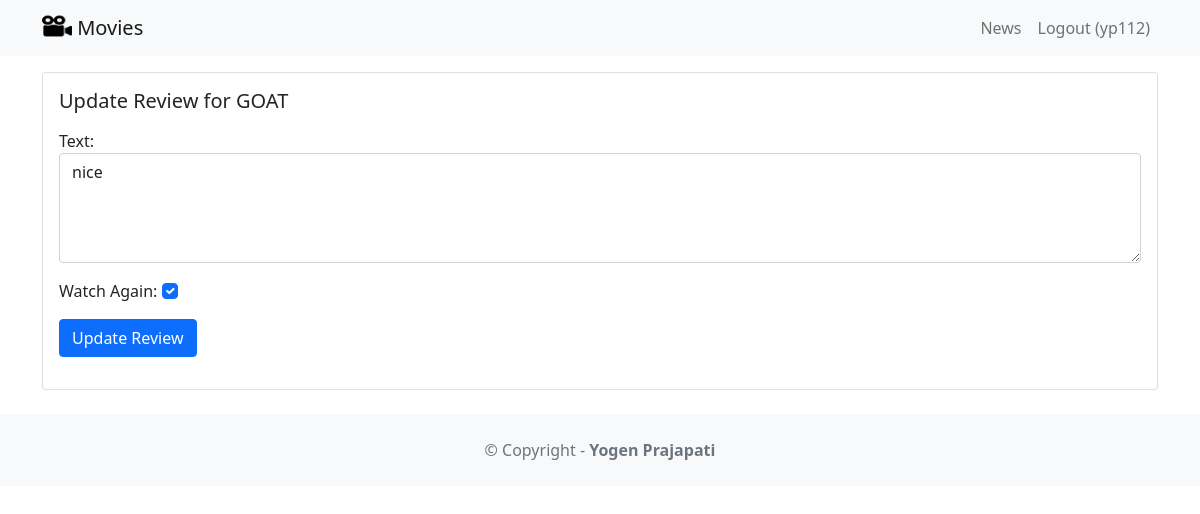
The app's page /movie/review/8 (signed in) with its own data.
### movie/models.py (models this page shows, shortened)
class Review(models.Model):
    text = models.TextField()  # Assuming you have a 'text' field
    user = models.ForeignKey(User, on_delete=models.CASCADE)
    movie = models.ForeignKey('Movie', on_delete=models.CASCADE)
    watchAgain = models.BooleanField(default=False)

class Movie(models.Model):
    title = models.CharField(max_length=500)
    description = models.CharField(max_length=500)
    image = models.ImageField(upload_to='movie/images/')
    url = models.URLField(blank=True)

### movie/views.py (the view, shortened to what this page needs)
# urls.py: path('review/<int:review_id>',views.updatereview,name='updatereview'),
@login_required
def updatereview(request, review_id):
            review = get_object_or_404(Review,pk=review_id,user=request.user)
            if request.method == 'GET':
                   form = ReviewForm(instance=review)
                   return render(request, 'updatereview.html',{'review': review,'form':form})

### movie/forms.py
class ReviewForm(ModelForm):
    def __init__(self, *args, **kwargs):
        super().__init__(*args, **kwargs)  # Use super() correctly
        self.fields['text'].widget.attrs.update({'class': 'form-control'})
        self.fields['watchAgain'].widget.attrs.update({'class': 'form-check-input'})
    class Meta:
        model = Review
        fields = ['text', 'watchAgain']  # Ensure 'watchAgain' is included
        labels = {
            'watchAgain': 'Watch Again'
        }
        widgets = {
            'text': Textarea(attrs={'rows': 4}),
        }

### movie/templates/updatereview.html (shortened to what this page needs)
<!DOCTYPE html>
<html lang="en">
<head>
</head>
<body>
    {% extends 'base.html' %}
    {% block content %}
    <div class="card mb-3">
        <div class="row g-0">
            <div>
                <div class="card-body">
                    <h5 class="card-title">
                        Update Review for {{ review.movie.title }}
                    </h5>
                    <p class="card-text">
                    <form method="POST">
                        {{ form.as_p }}
                        <button type="submit" class="btn btn-primary">
                            Update Review
                        </button>
                    </form>
                    </p>
                </div>
            </div>
        </div>
    </div>
    {% endblock content %}

### movie/templates/base.html (shortened to what this page needs)
<!DOCTYPE html>
<html>
<head>
    <link href="https://cdn.jsdelivr.net/npm/bootstrap@5.1.1/dist/css/bootstrap.min.css" rel="stylesheet" />
</head>
<body>
    {% load static %}
    <nav class="navbar navbar-expand-lg navbar-light bg-light mb-3">
        <div class="container">
            <a class="navbar-brand" href="{% url 'home' %}">
                <img src="{% static 'images/movie.png' %}" alt="" width="30" height="24" class="d-inline-block align-text-top" />
                Movies
            </a>
            <div class="collapse navbar-collapse" id="navbarNavAltMarkup">
                <div class="navbar-nav ms-auto">
                    <a class="nav-link" href="{% url 'news' %}">News</a>
                    {% if user.is_authenticated %}
                    <a class="nav-link" href="{% url 'logoutaccount' %}">
                    Logout ({{ user.username }})
                    </a>
                    {% else %}
                    <a class="nav-link" href="{% url 'loginaccount' %}">Login</a>
                    <a class="nav-link" href="{% url 'signupaccount' %}">Sign Up</a>
                    {% endif %}
                </div>
            </div>
        </div>
    </nav>
    <div class="container">
        {% block content %}
        {% endblock content %}
    </div>
    <footer class="text-center text-lg-start bg-light text-muted mt-4">
        <div class="text-center p-4">
            © Copyright -
            <a class="text-reset fw-bold text-decoration-none" target="_blank" href="https://twitter.com/greglim81">
                Yogen Prajapati
            </a>
        </div>
    </footer>
</body>
</html>

### records on screen
Review: movie "GOAT", text "nice", watchAgain "☑"

### other values on screen
{{ user.username }} "yp112"
